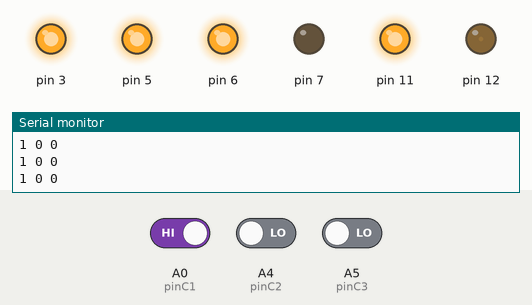
Recording of a sketch running on a simulated Arduino Uno, built with avr-gcc and run on an emulated ATmega328P. Parts: output pins drawn as LEDs (lit = HIGH), the last lines printed to the serial monitor. The test bench sets the inputs (shaded band); at power-on: A0 (pinC1) HIGH, A5 (pinC3) LOW, A4 (pinC2) LOW.

Above: at 1.2 s.
1.3 s: A0 (pinC1) driven LOW
At 1.9 s:
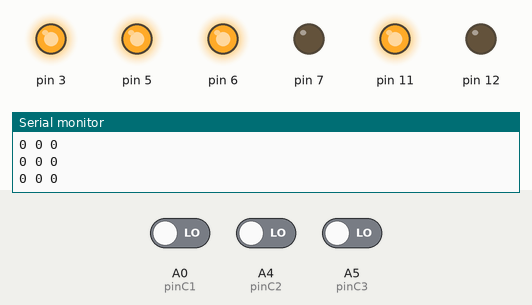
2.8 s: A5 (pinC3) driven HIGH
At 3.6 s:
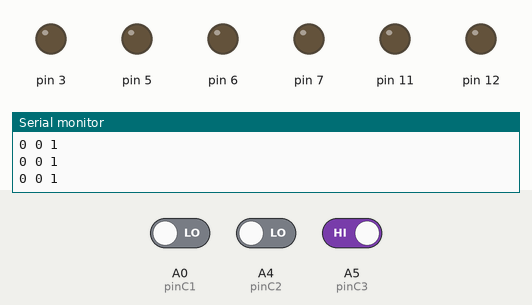
4.3 s: A0 (pinC1) driven HIGH
At 4.6 s:
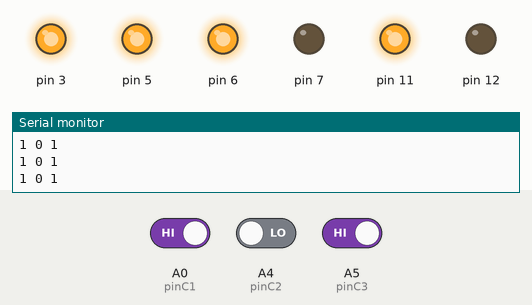
Timing chart, 0 to 7.3 s (numbered marks = the images above; inputs shaded):
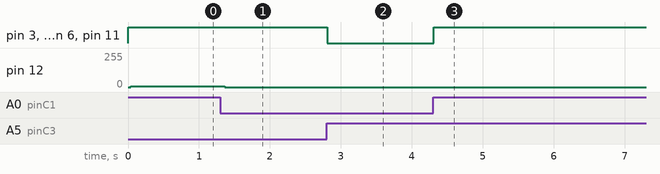

The sketch:

thanDuoi.ino
```cpp
#include "MotorDriver.h"

/*011 tien
110 lui
101 trai
100 phai
010 dung
001 tha*/

int pinC1=A0;
int pinC2=A4;
int pinC3=A5;
int c1=0;
int c2=0;
int c3=0;
int gap=300;
int speed = 255;
MotorDriver m;

void dung(MotorDriver m){
  m.motor(1,BRAKE,speed);
   m.motor(2,BRAKE,speed);
   m.motor(3,BRAKE,speed);
   m.motor(4,BRAKE,speed);
}
void tha(MotorDriver m){
  m.motor(1,RELEASE,speed);
   m.motor(2,RELEASE,speed);
   m.motor(3,RELEASE,speed);
   m.motor(4,RELEASE,speed);
}

void lui(MotorDriver m){
   m.motor(4,BACKWARD,speed);
   m.motor(3,BACKWARD,speed);
   m.motor(2,BACKWARD,speed);
   m.motor(1,BACKWARD,speed);


}
void tien(MotorDriver m){
   m.motor(1,FORWARD,speed);
   m.motor(2,FORWARD,speed);
   m.motor(3,FORWARD,speed);
   m.motor(4,FORWARD,speed);


}
void quayTrai(MotorDriver m){
   m.motor(1,FORWARD,speed);
   m.motor(2,FORWARD,speed);
   m.motor(3,BACKWARD,speed);
   m.motor(4,BACKWARD,speed);

}

void quayPhai(MotorDriver m){
   m.motor(1,BACKWARD,speed);
   m.motor(2,BACKWARD,speed);
   m.motor(3,FORWARD,speed);
   m.motor(4,FORWARD,speed);

}


void setup()
{

    pinMode(pinC1,INPUT);
    pinMode(pinC2,INPUT);
    pinMode(pinC3,INPUT);
    Serial.begin(9600);


}

 void loop()
{
  c1=digitalRead(pinC1);
  c2=digitalRead(pinC2);
  c3=digitalRead(pinC3);
  Serial.print(c1);
  Serial.print(" ");
  Serial.print(c2);
  Serial.print(" ");
  Serial.print(c3);
  Serial.print("\n");

/*011 tien
110 lui
101 trai
100 phai
010 dung
001  tha*/

  if(c1==0 && c2==1 && c3==1){tien(m);}
 if(c1==1 && c2==1 && c3==0){lui(m);}
 if(c1==1 && c2==0 && c3==1){quayTrai(m);}
 if(c1==1 && c2==0 && c3==0){quayPhai(m);}
 if(c1==0 && c2==1 && c3==0){dung(m);}
if(c1==0 && c2==0 && c3==1){tha(m);}
}
```

Measured:
- after the input at 1.3 s, pin 12: 7/255 → 0/255 after 0.06 s
- after the input at 2.8 s, pin 3, pin 5, pin 6, pin 11: HIGH → LOW at once
- after the input at 4.3 s, pin 3, pin 5, pin 6, pin 11: LOW → HIGH at once
